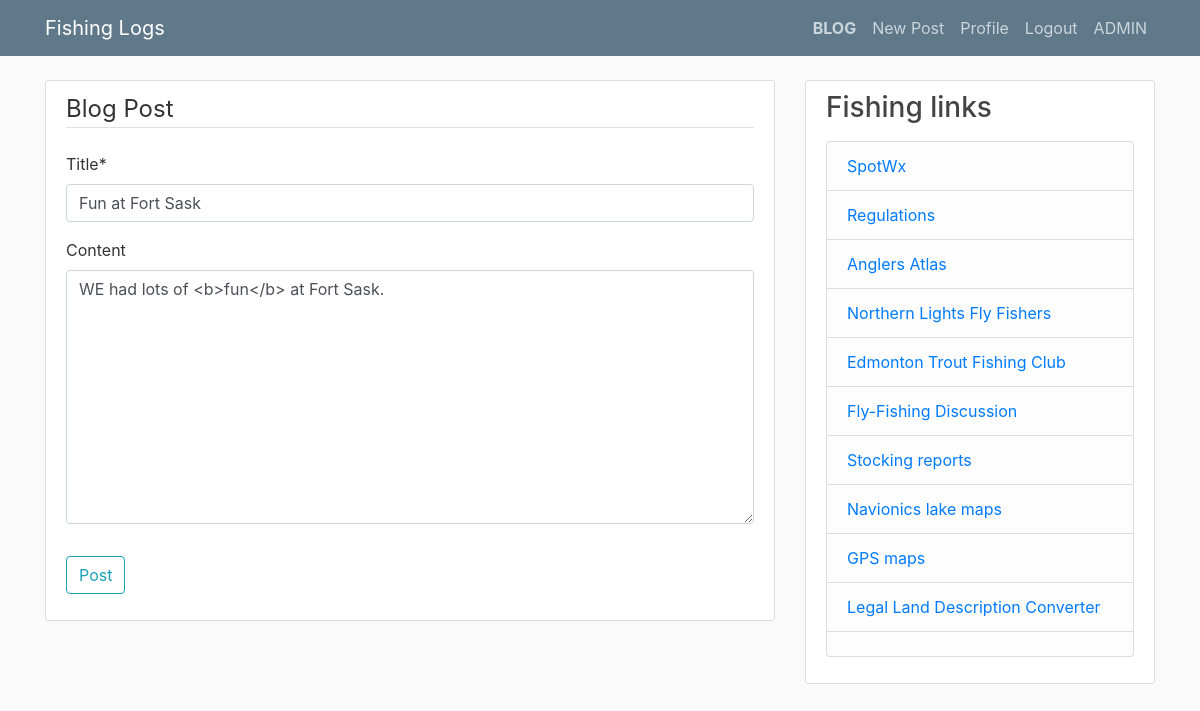
The page /blog/post/13/update/ (signed in) on the database as committed earlier.
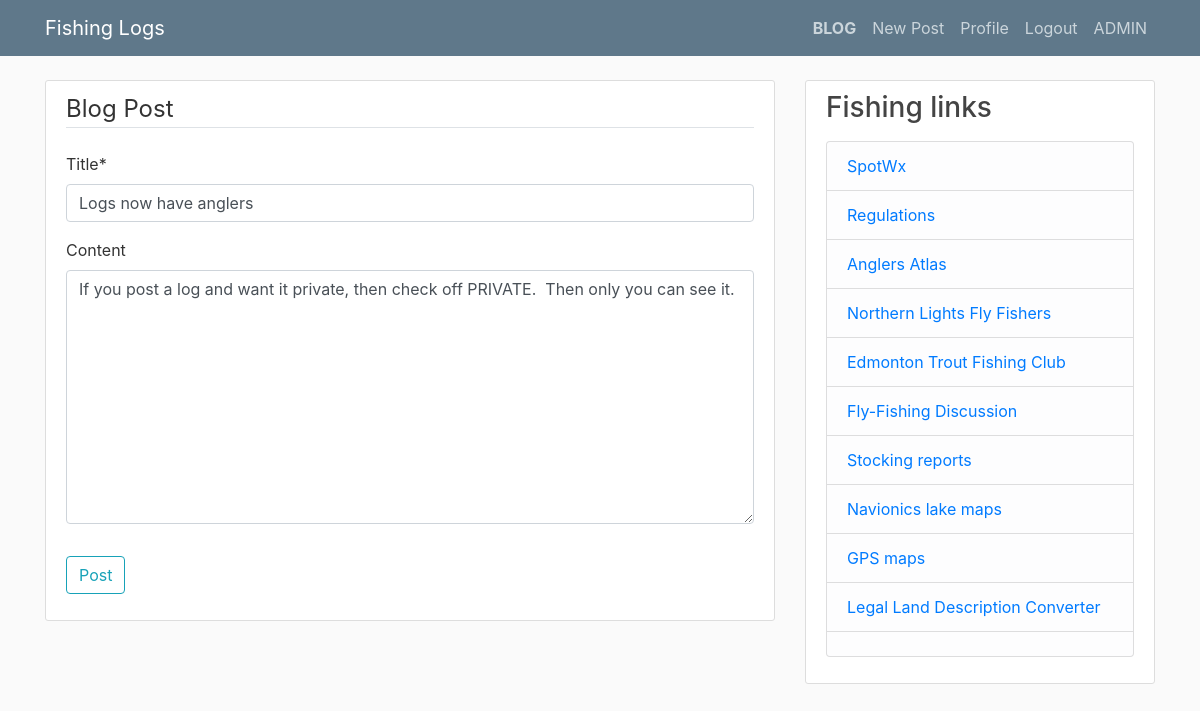
The same page on the database as committed later.
### blog/models.py (models this page shows, shortened)
class Post(models.Model):
    title = models.CharField(max_length=100)
    content = RichTextField (blank=True, null=True)
    date_posted = models.DateTimeField(default=timezone.now)
    author = models.ForeignKey(User, on_delete=models.CASCADE)
    tags = TaggableManager(blank=True)

### blog/views.py (the view, shortened to what this page needs)
# urls.py: path('post/<int:pk>/update/', PostUpdateView.as_view(), name='post-update'),
class PostUpdateView(LoginRequiredMixin, UserPassesTestMixin, UpdateView):
    model = Post
    fields = ['title', 'content', 'tags']
    success_url = '/blog/'
    def test_func(self):
        post = self.get_object()
        if self.request.user == post.author:
            return True
        return False

### blog/templates/blog/post_form.html (shortened to what this page needs)
{% extends "blog/base.html" %}
{% load crispy_forms_tags %}
{% block content %}
    <div class="content-section">
        <form method="POST" enctype="multipart/form-data">
            <fieldset class="form-group">
                <legend class="border-bottom mb-4">Blog Post</legend>
                {% crispy form %}
            </fieldset>
            <div class="form-group">
                <button class="btn btn-outline-info" form="signupform" type="submit">Post</button>
            </div>
        </form>
    </div>
{% endblock content %}

Rows that differ between the two databases and show on the page:
changed Post: title "Fun at Fort Sask" → "Logs now have anglers"; content "WE had lots of <b>fun</b> at Fort Sask." → "If you post a log and want it private, then check off PRIVATE. Then only you can see it."
